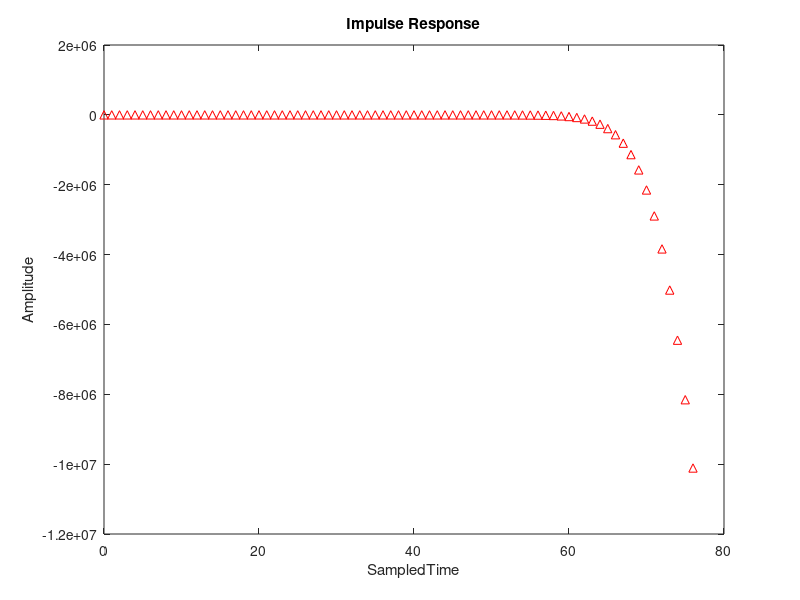
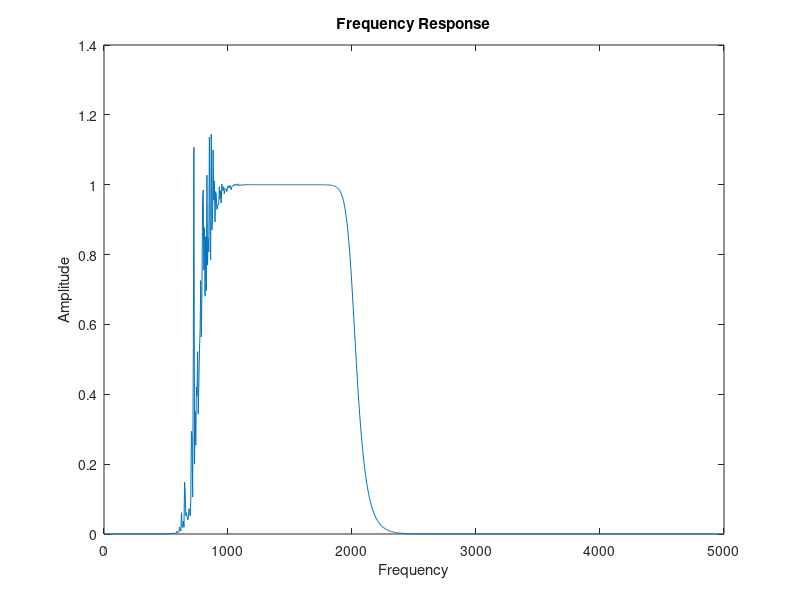

These charts were generated, in order, by the following MATLAB code:
fs = 10000;
fc1 = 200;
fc2 = 2000;

#n = 4; 
n = 21; 
[b,a] = butter(n,[fc1 fc2]/(fs/2),'bandpass');



figure(1);impz(b,a);
xlabel('SampledTime');
ylabel('Amplitude');
title('Impulse Response');

f = (0:.001:1)*(fs/2);
H = freqz(b,a,f,fs);

figure(2);plot(f,abs(H));
xlabel('Frequency');
ylabel('Amplitude');
title('Frequency Response');
